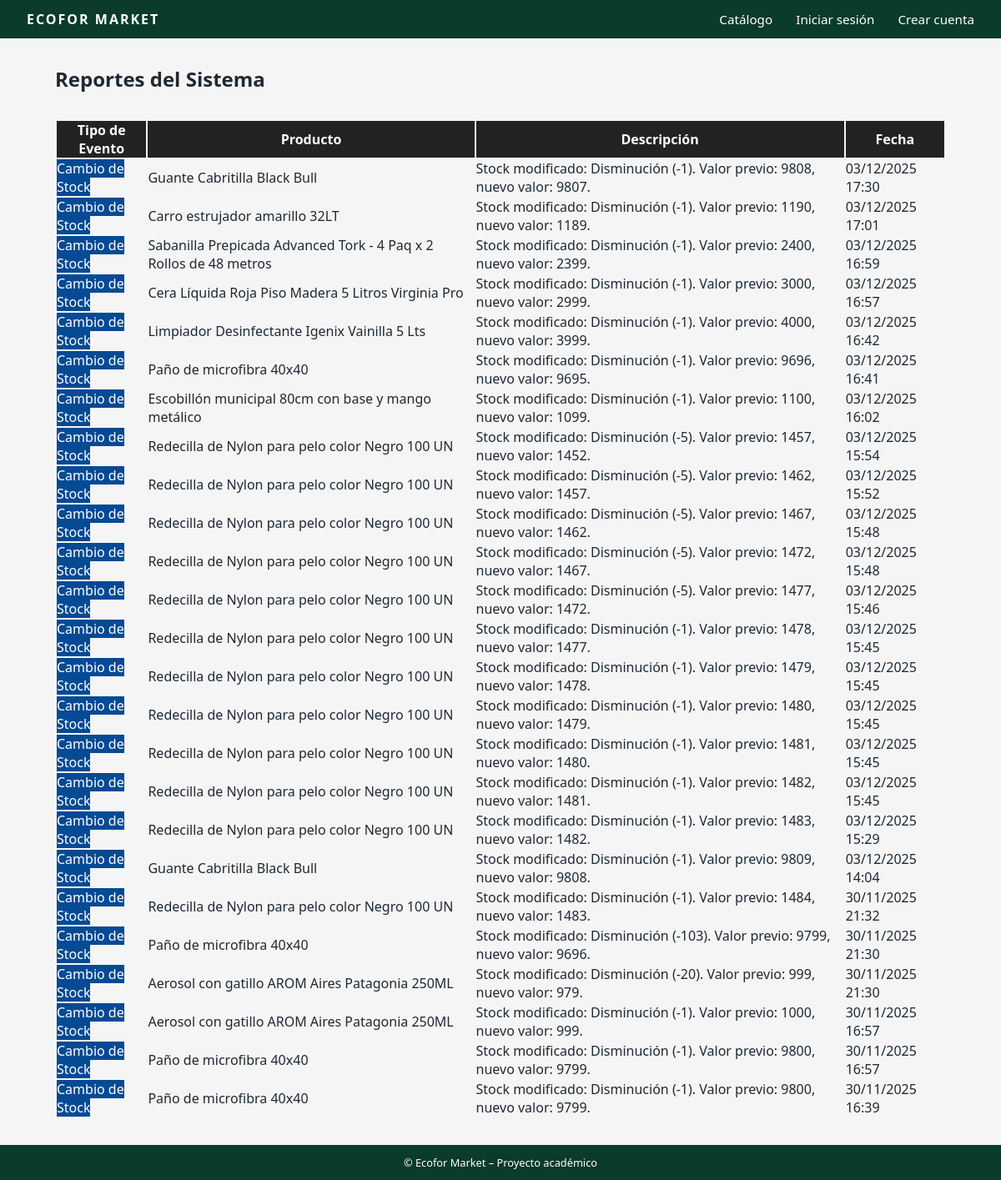
The page /reportes/ver/ on the database as committed earlier.
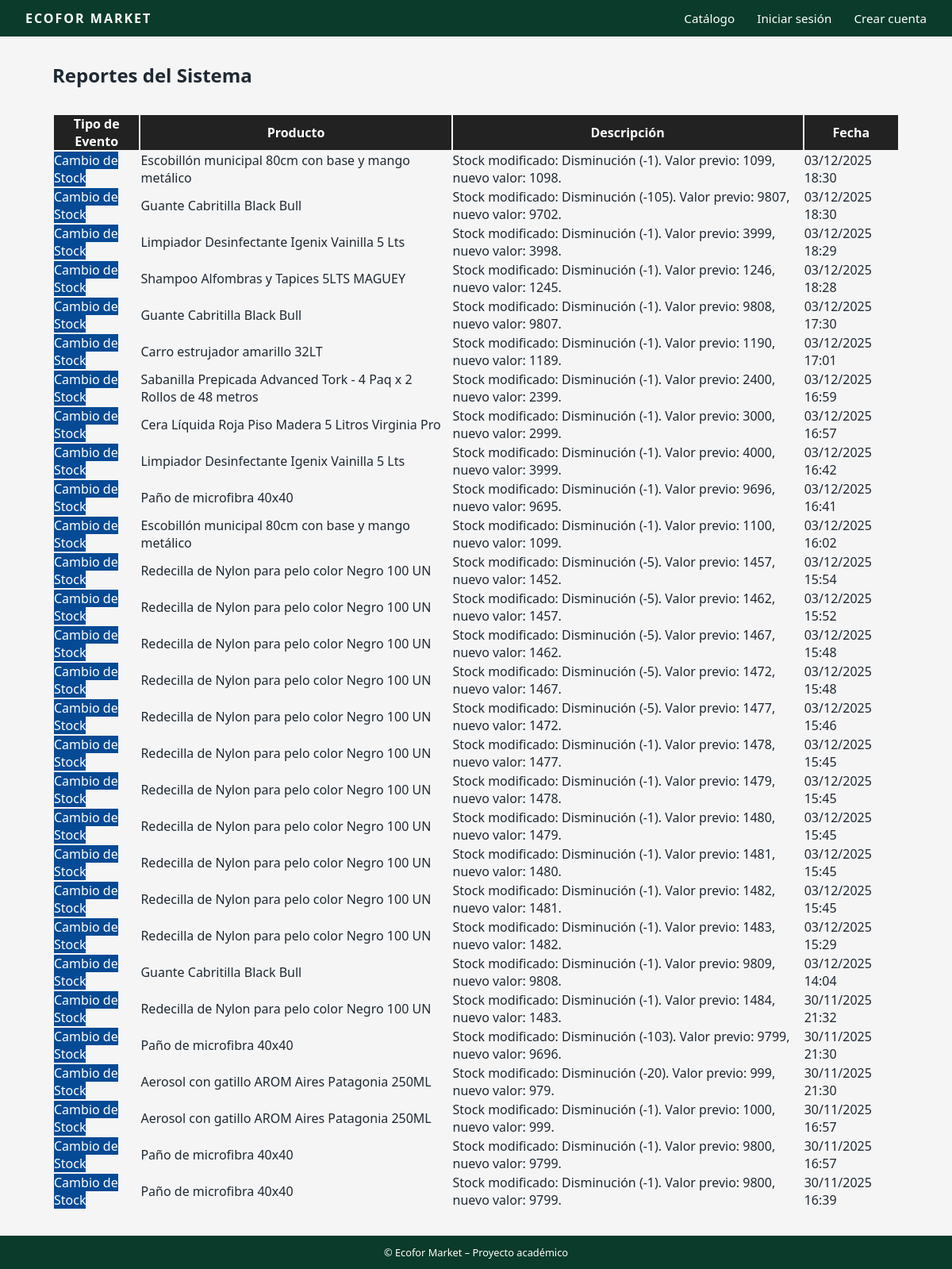
The same page on the database as committed later.
### reportes/models.py (models this page shows, shortened)
class Reporte(models.Model):
    TIPO_EVENTO = [
        ('DESCUENTO', 'Descuento aplicado'),
        ('STOCK', 'Cambio de stock'),
    ]
    tipo = models.CharField(max_length=20, choices=TIPO_EVENTO)
    producto = models.ForeignKey('productos.Producto', on_delete=models.CASCADE)
    descripcion = models.TextField()
    usuario = models.ForeignKey(settings.AUTH_USER_MODEL, on_delete=models.SET_NULL, null=True, blank=True)
    fecha = models.DateTimeField(auto_now_add=True)

### productos/models.py (models this page shows, shortened)
class Producto(models.Model):
    CATEGORIAS = [
        ("Papelería y Dispensadores", (
            ("higienicos", "Higiénicos"),
            ("toallas_papel", "Toallas de papel"),
            ("servilletas", "Servilletas"),
            ("panuelos", "Pañuelos"),
            ("panos", "Paños"),
            ("sabanillas", "Sabanillas"),
            ("dispensadores", "Dispensadores"),
        )),
        ("Artículos de Aseo", (
            ("contenedores", "Contenedores"),
            ("basureros", "Basureros"),
            ("articulos_limpieza", "Artículos de limpieza"),
            ("aseo", "Aseo"),
        )),
        ("Productos Químicos", (
            ("pisos", "Pisos"),
            ("limpiadores", "Limpiadores"),
            ("desodorante", "Desodorante Ambiental"),
            ("automotriz", "Automotriz"),
            ("lavanderia", "Lavandería"),
        )),
        ("Seguridad y Horeca", (
            ("epp", "Elementos de Protección Personal (EPP)"),
            ("horeca", "HORECA (Hoteles, Restaurantes, Cafeterías)"),
        )),
    ]
    nombre = models.CharField(max_length=100)
    descripcion = models.TextField(blank=True, verbose_name="Descripción")
    precio = models.PositiveIntegerField(verbose_name="Precio")
    stock = models.PositiveIntegerField(default=0)
    categoria = models.CharField(max_length=50, choices=CATEGORIAS, default="limpiadores")
    activo = models.BooleanField(default=True)
    descuento = models.IntegerField(default=0, verbose_name="Descuento (%)")
    imagen = models.ImageField(
        upload_to="productos/",
        blank=True,
        null=True,
        verbose_name="Imagen del producto"
    )
    creado = models.DateTimeField(auto_now_add=True)
    actualizado = models.DateTimeField(auto_now=True)
    class Meta:
        verbose_name = "Producto"
        verbose_name_plural = "Productos"
        ordering = ["-creado"]

### reportes/views.py (the view)
# urls.py: path('ver/', views.ver_reportes, name='ver_reportes'),
def ver_reportes(request):
    reportes = Reporte.objects.select_related('producto').order_by('-fecha')
    return render(request, 'reportes/ver_reportes.html', {'reportes': reportes})

### reportes/templates/reportes/ver_reportes.html (shortened to what this page needs)
{% extends 'core/base.html' %}
{% load static %}
{% block content %}
{% block extra_css %}
<link rel="stylesheet" href="{% static 'core/css/styles.css' %}">
{% endblock %}
<div class="container py-4">
    <h2 class="mb-4 text-center">Reportes del Sistema</h2>
    {% if reportes %}
        <div class="table-responsive shadow rounded">
            <table class="table table-hover tabla-reportes">
                <thead>
                    <tr>
                        <th>Tipo de Evento</th>
                        <th>Producto</th>
                        <th>Descripción</th>
                        <th>Fecha</th>
                    </tr>
                </thead>
                <tbody>
                {% for reporte in reportes %}
                    <tr>
                        <td>
                            {% if reporte.tipo == 'STOCK' %}
                                <span class="badge badge-stock">Cambio de Stock</span>
                            {% elif reporte.tipo == 'DESCUENTO' %}
                                <span class="badge badge-descuento">Descuento</span>
                            {% endif %}
                        </td>
                        <td>{{ reporte.producto.nombre }}</td>
                        <td>{{ reporte.descripcion }}</td>
                        <td>{{ reporte.fecha|date:"d/m/Y H:i" }}</td>
                    </tr>
                {% endfor %}
                </tbody>
            </table>
        </div>
    {% else %}
        <div class="alert alert-info text-center">
            No hay reportes registrados aún.
        </div>
    {% endif %}
</div>
{% endblock %}

### core/templates/core/base.html (shortened to what this page needs)
{% load static %}
<!DOCTYPE html>
<html>
<head>
    {% block extra_css %}{% endblock %}
    <link rel="stylesheet" href="{% static 'core/css/styles.css' %}">
</head>
<body>
<div class="site-wrapper">
    <header>
        <nav class="navbar">
            <div class="navbar-logo">
                <a href="{% url 'home' %}">ECOFOR MARKET</a>
            </div>
            <div class="navbar-nav">
                <a href="{% url 'catalogo_productos' %}">Catálogo</a>
                {% if user.is_authenticated %}
                    <a href="{% url 'ver_carrito' %}">Carrito</a>
                    <a href="{% url 'dashboard' %}">Mi panel</a>
                    <span class="navbar-user">
                        Hola, {{ user.username }} ({{ user.tipo_cliente }})
                    </span>
                    <a href="{% url 'logout' %}">Cerrar sesión</a>
                {% else %}
                    <a href="{% url 'login' %}">Iniciar sesión</a>
                    <a href="{% url 'registrar' %}">Crear cuenta</a>
                {% endif %}
            </div>
        </nav>
    </header>
    <main>
        {% block content %}{% endblock %}
    </main>
    <footer class="footer">
        © {{ now|date:"Y" }} Ecofor Market – Proyecto académico
    </footer>
</div>
</body>
</html>

### staticfiles/core/css/styles.css (style rules this page uses)
* { margin: 0; padding: 0; box-sizing: border-box; }
body { font-family: system-ui, -apple-system, BlinkMacSystemFont, "Segoe UI", sans-serif; background-color: #f5f5f5; color: #1f2933; }
.site-wrapper { min-height: 100vh; display: flex; flex-direction: column; }
main { flex: 1; }
.navbar { background-color: #0b3b2a; color: #ffffff; padding: 0.75rem 2rem; display: flex; align-items: center; justify-content: space-between; }
.navbar-logo { font-weight: 700; letter-spacing: 2px; }
.navbar-nav a { color: #ffffff; text-decoration: none; margin-left: 1.5rem; font-size: 0.95rem; }
.navbar-logo a { text-decoration: none; color: inherit; font-weight: bold; display: block; }
.container { max-width: 1100px; margin: 2rem auto; padding: 0 1rem; }
.footer { background-color: #0b3b2a; color: #ffffff; text-align: center; padding: 0.75rem; font-size: 0.8rem; }
.tabla-reportes thead { background-color: #222; color: #fff; }
.badge-stock { background: #054a94; color: #ffffff; }

Rows that differ between the two databases and show on the page:
added Reporte: tipo "Cambio de Stock", producto.nombre "Escobillón municipal 80cm con base y mango metálico", descripcion "Stock modificado: Disminución (-1). Valor previo: 1099, nuevo valor: 1098.", fecha "03/12/2025 18:30"
added Reporte: tipo "Cambio de Stock", producto.nombre "Guante Cabritilla Black Bull", descripcion "Stock modificado: Disminución (-105). Valor previo: 9807, nuevo valor: 9702.", fecha "03/12/2025 18:30"
added Reporte: tipo "Cambio de Stock", producto.nombre "Limpiador Desinfectante Igenix Vainilla 5 Lts", descripcion "Stock modificado: Disminución (-1). Valor previo: 3999, nuevo valor: 3998.", fecha "03/12/2025 18:29"
added Reporte: tipo "Cambio de Stock", producto.nombre "Shampoo Alfombras y Tapices 5LTS MAGUEY", descripcion "Stock modificado: Disminución (-1). Valor previo: 1246, nuevo valor: 1245.", fecha "03/12/2025 18:28"
